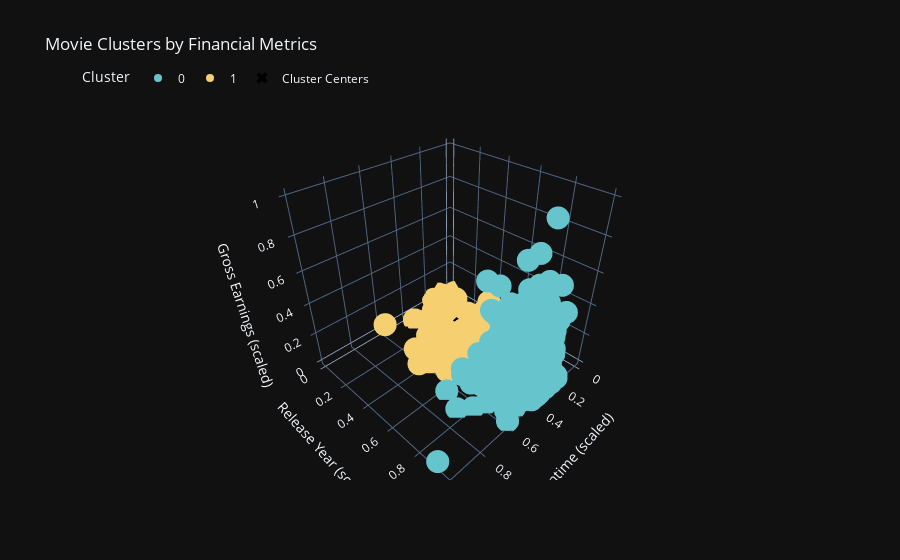

Notebook code for this chart:
### Code cell
fig_3d = px.scatter_3d(financial_data,
                      x='Runtime',
                      y='Released_Year',
                      z='Gross',
                      color='Cluster',
                      title='Movie Clusters by Financial Metrics',
                      hover_name=df.index,
                      color_discrete_sequence=px.colors.qualitative.Pastel,
                      labels={
                          'Runtime': 'Runtime (scaled)',
                          'Released_Year': 'Release Year (scaled)',
                          'Gross': 'Gross Earnings (scaled)'
                      })

# Add cluster centers to the plot
centers = kmeans.cluster_centers_
fig_3d.add_trace(go.Scatter3d(
    x=centers[:, 0],
    y=centers[:, 1],
    z=centers[:, 2],
    mode='markers',
    marker=dict(
        size=10,
        color='black',
        symbol='x'
    ),
    name='Cluster Centers'
))

fig_3d.update_layout(legend=dict(orientation="h", yanchor="bottom", y=1.02))
fig_3d.show()

### Figure 1 — Plotly figure (JSON) as saved in the notebook; plotly's stock layout.template omitted (floating-point values rounded to 4 significant figures; data arrays with more than 128 entries replaced by an {"elided": "..."} marker saying what was removed)
{"data": [{"hovertemplate": "<b>%{hovertext}</b><br><br>Cluster=0<br>Runtime (scaled)=%{x}<br>Release Year (scaled)=%{y}<br>Gross Earnings (scaled)=%{z}<extra></extra>", "hovertext": {"elided": "709 float values"}, "legendgroup": "0", "marker": {"color": "rgb(102, 197, 204)", "symbol": "circle"}, "mode": "markers", "name": "0", "scene": "scene", "showlegend": true, "x": {"elided": "709 float values"}, "y": {"elided": "709 float values"}, "z": {"elided": "709 float values"}, "type": "scatter3d"}, {"hovertemplate": "<b>%{hovertext}</b><br><br>Cluster=1<br>Runtime (scaled)=%{x}<br>Release Year (scaled)=%{y}<br>Gross Earnings (scaled)=%{z}<extra></extra>", "hovertext": {"elided": "291 float values"}, "legendgroup": "1", "marker": {"color": "rgb(246, 207, 113)", "symbol": "circle"}, "mode": "markers", "name": "1", "scene": "scene", "showlegend": true, "x": {"elided": "291 float values"}, "y": {"elided": "291 float values"}, "z": {"elided": "291 float values"}, "type": "scatter3d"}, {"marker": {"color": "black", "size": 10, "symbol": "x"}, "mode": "markers", "name": "Cluster Centers", "x": [0.2895, 0.2644], "y": [0.8414, 0.3976], "z": [0.07855, 0.03063], "type": "scatter3d"}], "layout": {"scene": {"domain": {"x": [0.0, 1.0], "y": [0.0, 1.0]}, "xaxis": {"title": {"text": "Runtime (scaled)"}}, "yaxis": {"title": {"text": "Release Year (scaled)"}}, "zaxis": {"title": {"text": "Gross Earnings (scaled)"}}}, "legend": {"title": {"text": "Cluster"}, "tracegroupgap": 0, "orientation": "h", "yanchor": "bottom", "y": 1.02}, "title": {"text": "Movie Clusters by Financial Metrics"}}}
